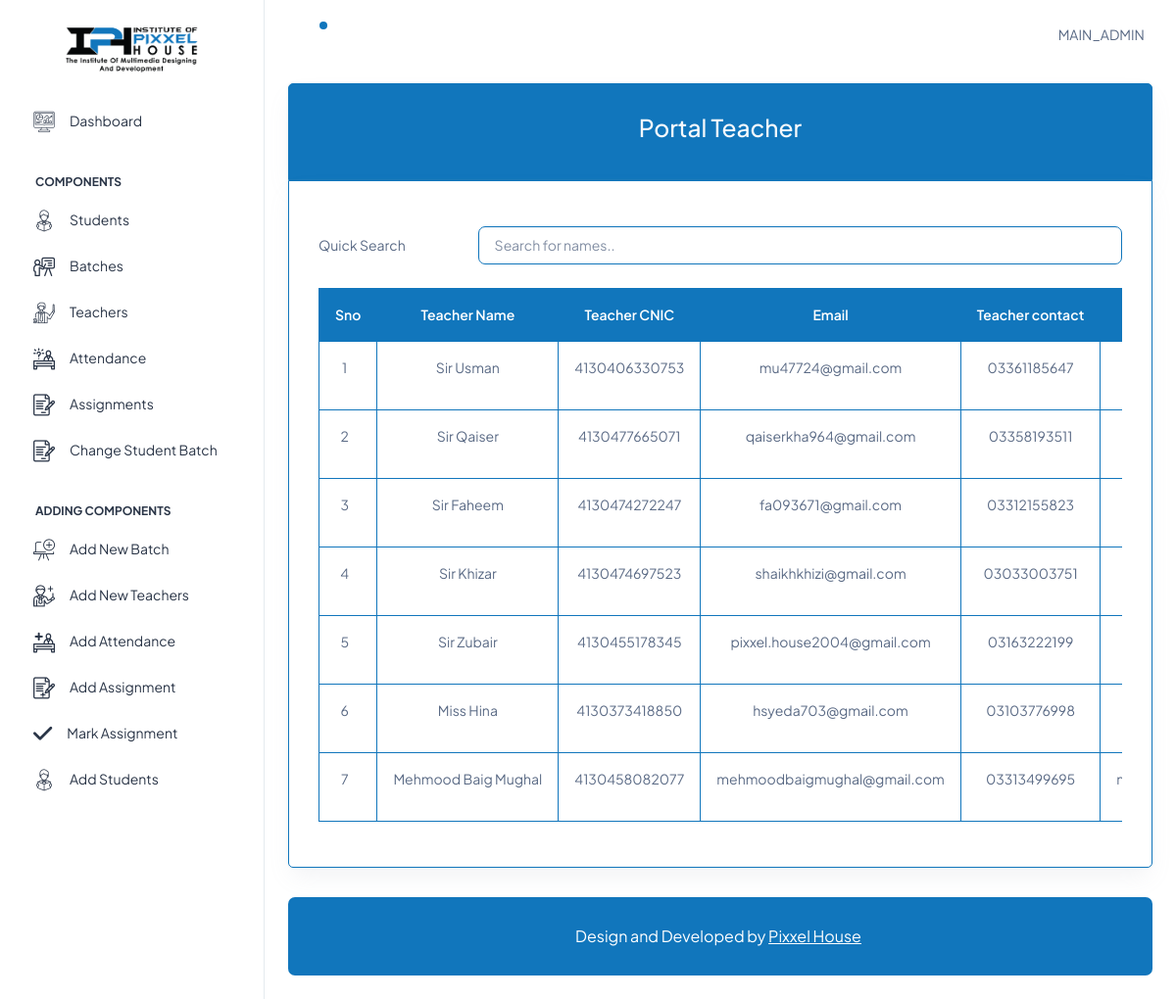
The app's page /admin_dashboard/teacher_portal.php (signed in) with its own data.
### tables this page shows
CREATE TABLE `main_admin` (
  `sno` int(11) NOT NULL,
  `user_name` varchar(255) NOT NULL,
  `email` varchar(255) NOT NULL,
  `password` varchar(255) NOT NULL,
  `image` varchar(500) NOT NULL
);

CREATE TABLE `teacher` (
  `teacher_id` int(11) NOT NULL,
  `teacher_name` varchar(255) DEFAULT NULL,
  `teacher_email` varchar(255) DEFAULT NULL,
  `teacher_contact` varchar(255) DEFAULT NULL,
  `gender` varchar(10) NOT NULL,
  `cnic` varchar(255) DEFAULT NULL,
  `quli` varchar(255) DEFAULT NULL,
  `exper` varchar(255) DEFAULT NULL,
  `address` varchar(255) DEFAULT NULL,
  `portal_email` varchar(255) DEFAULT NULL,
  `portal_password` varchar(255) DEFAULT NULL,
  `teacher_image` varchar(500) NOT NULL
);

### functions/function.php (called while the page is built, shortened)
<?php
function get_table_data($tableName, $connection)
{
    $query = "SELECT * FROM $tableName";
    $result = mysqli_query($connection, $query);
    if ($result) {
        return $result;
    } else {
        echo "Error executing query: " . mysqli_error($connection);
    }
}
function get_table_data2($tableName, $connection, $columnName, $columnValue)
{
    $query = "SELECT * FROM $tableName WHERE `$columnName` = ?";
    $stmt = mysqli_prepare($connection, $query);
    mysqli_stmt_bind_param($stmt, "s", $columnValue);
    mysqli_stmt_execute($stmt);
    $result = mysqli_stmt_get_result($stmt);
    if ($result) {
        return $result;
    } else {
        echo "Error executing statement: " . mysqli_stmt_error($stmt);
        return false;
    }
}

### admin_dashboard/teacher_portal.php (the view, shortened to what this page needs)
<!doctype html>
<html lang="en">
<head>
    <?php include('include/links.php'); ?>
</head>
<body>
    <div class="page-wrapper" id="main-wrapper" data-layout="vertical" data-navbarbg="skin6" data-sidebartype="full" data-sidebar-position="fixed" data-header-position="fixed">
        <?php include('include/sidebar.php'); ?>
        <div class="body-wrapper">
            <header class="app-header">
                <?php include('include/navbar.php'); ?>
            </header>
            <div class="container-fluid">
                <div class="card bg-primary card-bottom-ph my-border-primary-1 my-border-top-1">
                    <div class="card-body">
                        <h3 class=" text-center text-light">Portal Teacher</h3>
                    </div>
                </div>
                <div class="card my-border-primary-1 my-border-bottom-1">
                    <div class="card-body table-body">
                        <div class="row mt-3">
                            <div class="col-md-12 d-flex align-items-center">
                                <label class="w-25">Quick Search</label>
                                <input type="text" id="myInput" onkeyup="myFunction()" placeholder="Search for names.." title="Type in a name" class="form-control">
                            </div>
                        </div>
                        <div class="table-responsive main-table mt-4">
                            <table id="myTable" class="teacher-table table-bordered table display data-table text-nowrap text-center my-border-primary-1">
                                <thead class="bg-primary text-white">
                                    <th>Sno</th>
                                    <th>Teacher Name</th>
                                    <th>Teacher CNIC</th>
                                    <th>Email</th>
                                    <th>Teacher contact</th>
                                    <th>Portal Email</th>
                                </thead>
                                <?php
                                $show_batches = get_table_data('teacher', $con);
                                while ($row = mysqli_fetch_assoc($show_batches)) {
                                ?>
                                    <tr>
                                        <td></td>
                                        <td><?php echo $row['teacher_name'] ?></td>
                                        <td><?php echo $row['cnic'] ?></td>
                                        <td><?php echo $row['teacher_email'] ?></td>
                                        <td><?php echo $row['teacher_contact'] ?></td>
                                        <td><?php echo $row['portal_email'] ?></td>
                                    </tr>
                                <?php
                                }
                                ?>
                            </table>
                        </div>
                    </div>
                </div>
                <?php include('include/footer.php'); ?>
            </div>
        </div>
    </div>
</body>
</html>

### admin_dashboard/include/navbar.php (shortened to what this page needs)
<?php
include('include/connect.php');
if (isset($_SESSION['admin_login'])) {
  $admin_session = $_SESSION['admin_login'];
  $admin_details = get_table_data2('main_admin', $con, 'email', $admin_session);
  while ($admin = mysqli_fetch_assoc($admin_details)) {
    $user_name = $admin['user_name'];
  }
}
?>
<nav class="navbar navbar-expand-lg navbar-light apply_shadow-ph">
  <?php
  $circle_anim = '';
  ?>
  <ul class="navbar-nav notification-parent" data-admin-id='0' requestFetch='true'>
    <li class="nav-item">
      <a class="nav-link nav-icon-hover " id='not-bell' href="javascript:void(0)">
        <i class="ti ti-bell-ringing"></i>
        <div class="notification bg-primary rounded-circle  <?php echo $circle_anim; ?>" id="not-cir"></div>
      </a>
    </li>
  </ul>
  <div class="navbar-collapse justify-content-end px-0" id="navbarNav">
    <ul class="navbar-nav flex-row ms-auto align-items-center justify-content-end">
      <li class="nav-item dropdown">
        <a><?php echo strtoupper($user_name) ?></a>
      </li> &nbsp &nbsp
    </ul>
  </div>
</nav>

### assets/css/my-style.css (style rules this page uses)
.my-border-top-1 { border-top-left-radius: 5px !important; border-top-right-radius: 5px !important; border-bottom-left-radius: 0px !important; border-bottom-right-radius: 0px !important; }
.my-border-bottom-1 { border-top-left-radius: 0px !important; border-top-right-radius: 0px !important; border-bottom-left-radius: 5px !important; border-bottom-right-radius: 5px !important; }
.my-border-primary-1 { border: 1px solid #1176bc !important; }
input, select, textarea { border: 1px solid #1176bc !important; }
.card-bottom-ph { margin-bottom: 0px !important; }
.notification-parent { position: relative; }

### assets/css/other.css (style rules this page uses)
.teacher-table tr:not(.fble_htr) { counter-increment: rowNumber; }
.teacher-table tr:not(.fble_htr) td:first-child::before { content: counter(rowNumber); min-width: 1em; margin-right: 0.5em; }

### assets/css/an_style.css (style rules this page uses)
* { box-sizing: border-box; text-decoration: none; }
tbody, tfoot, thead, tr { width: 100%; }

### records on screen
main_admin: user_name "MAIN_ADMIN"
teacher: teacher_name "Sir Usman", cnic "4130406330753", teacher_email "mu47724@gmail.com", teacher_contact "03361185647"
teacher: teacher_name "Sir Qaiser", cnic "4130477665071", teacher_email "qaiserkha964@gmail.com", teacher_contact "03358193511"
teacher: teacher_name "Sir Faheem", cnic "4130474272247", teacher_email "fa093671@gmail.com", teacher_contact "03312155823"
teacher: teacher_name "Sir Khizar", cnic "4130474697523", teacher_email "shaikhkhizi@gmail.com", teacher_contact "03033003751"
teacher: teacher_name "Sir Zubair", cnic "4130455178345", teacher_email "pixxel.house2004@gmail.com", teacher_contact "03163222199"
teacher: teacher_name "Miss Hina", cnic "4130373418850", teacher_email "hsyeda703@gmail.com", teacher_contact "03103776998"
teacher: teacher_name "Mehmood Baig Mughal", cnic "4130458082077", teacher_email "mehmoodbaigmughal@gmail.com", teacher_contact "03313499695"
